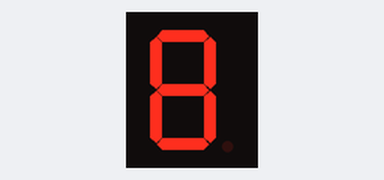
Simulated run of this sketch. Board: Arduino Uno, built with avr-gcc and run on an emulated ATmega328P. On the bench: 1-digit seven-segment display. Wiring (inferred from the names in the program): 1-digit 7-segment display, segments lit when HIGH: segments pin 2, pin 3, pin 4, pin 5, pin 6, pin 8, pin 9. The segment pins are drawn as the display they are named for.

Above: at 0.1 s.

The sketch:

sketch_7SegmentTest.ino
```cpp
int a = 2;  //For displaying segment "a"
int b = 3;  //For displaying segment "b"
int c = 4;  //For displaying segment "c"
int d = 5;  //For displaying segment "d"
int e = 6;  //For displaying segment "e"
int f = 8;  //For displaying segment "f"
int g = 9;  //For displaying segment "g"

void setup() {
  pinMode(a, OUTPUT);  //A
  pinMode(b, OUTPUT);  //B
  pinMode(c, OUTPUT);  //C
  pinMode(d, OUTPUT);  //D
  pinMode(e, OUTPUT);  //E
  pinMode(f, OUTPUT);  //F
  pinMode(g, OUTPUT);  //G
}

void displayDigit(int digit)
{

 digitalWrite(a,HIGH);
 digitalWrite(b,HIGH);
 digitalWrite(c,HIGH);
 digitalWrite(d,HIGH);
 digitalWrite(e,HIGH);
 digitalWrite(f,HIGH);
 digitalWrite(g,HIGH);
}

void turnOff()
{
  digitalWrite(a,LOW);
  digitalWrite(b,LOW);
  digitalWrite(c,LOW);
  digitalWrite(d,LOW);
  digitalWrite(e,LOW);
  digitalWrite(f,LOW);
  digitalWrite(g,LOW);
}


void loop() {
   for(int i=0;i<10;i++)
 {
   displayDigit(i);
   delay(5000);
   turnOff();
 }
}
```
